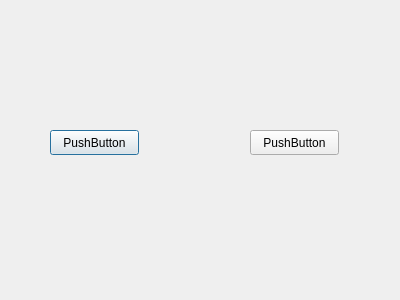
<?xml version="1.0" encoding="UTF-8"?>
<ui version="4.0">
 <class>CustomDialog</class>
 <widget class="QDialog" name="CustomDialog">
  <property name="geometry">
   <rect>
    <x>0</x>
    <y>0</y>
    <width>400</width>
    <height>300</height>
   </rect>
  </property>
  <property name="windowTitle">
   <string/>
  </property>
  <widget class="QPushButton" name="OK">
   <property name="geometry">
    <rect>
     <x>50</x>
     <y>130</y>
     <width>89</width>
     <height>25</height>
    </rect>
   </property>
   <property name="text">
    <string>PushButton</string>
   </property>
  </widget>
  <widget class="QPushButton" name="Cancle">
   <property name="geometry">
    <rect>
     <x>250</x>
     <y>130</y>
     <width>89</width>
     <height>25</height>
    </rect>
   </property>
   <property name="text">
    <string>PushButton</string>
   </property>
  </widget>
 </widget>
 <resources/>
 <connections>
  <connection>
   <sender>OK</sender>
   <signal>clicked()</signal>
   <receiver>CustomDialog</receiver>
   <slot>accept()</slot>
   <hints>
    <hint type="sourcelabel">
     <x>109</x>
     <y>139</y>
    </hint>
    <hint type="destinationlabel">
     <x>189</x>
     <y>139</y>
    </hint>
   </hints>
  </connection>
  <connection>
   <sender>Cancle</sender>
   <signal>clicked()</signal>
   <receiver>CustomDialog</receiver>
   <slot>reject()</slot>
   <hints>
    <hint type="sourcelabel">
     <x>319</x>
     <y>152</y>
    </hint>
    <hint type="destinationlabel">
     <x>367</x>
     <y>152</y>
    </hint>
   </hints>
  </connection>
 </connections>
</ui>
